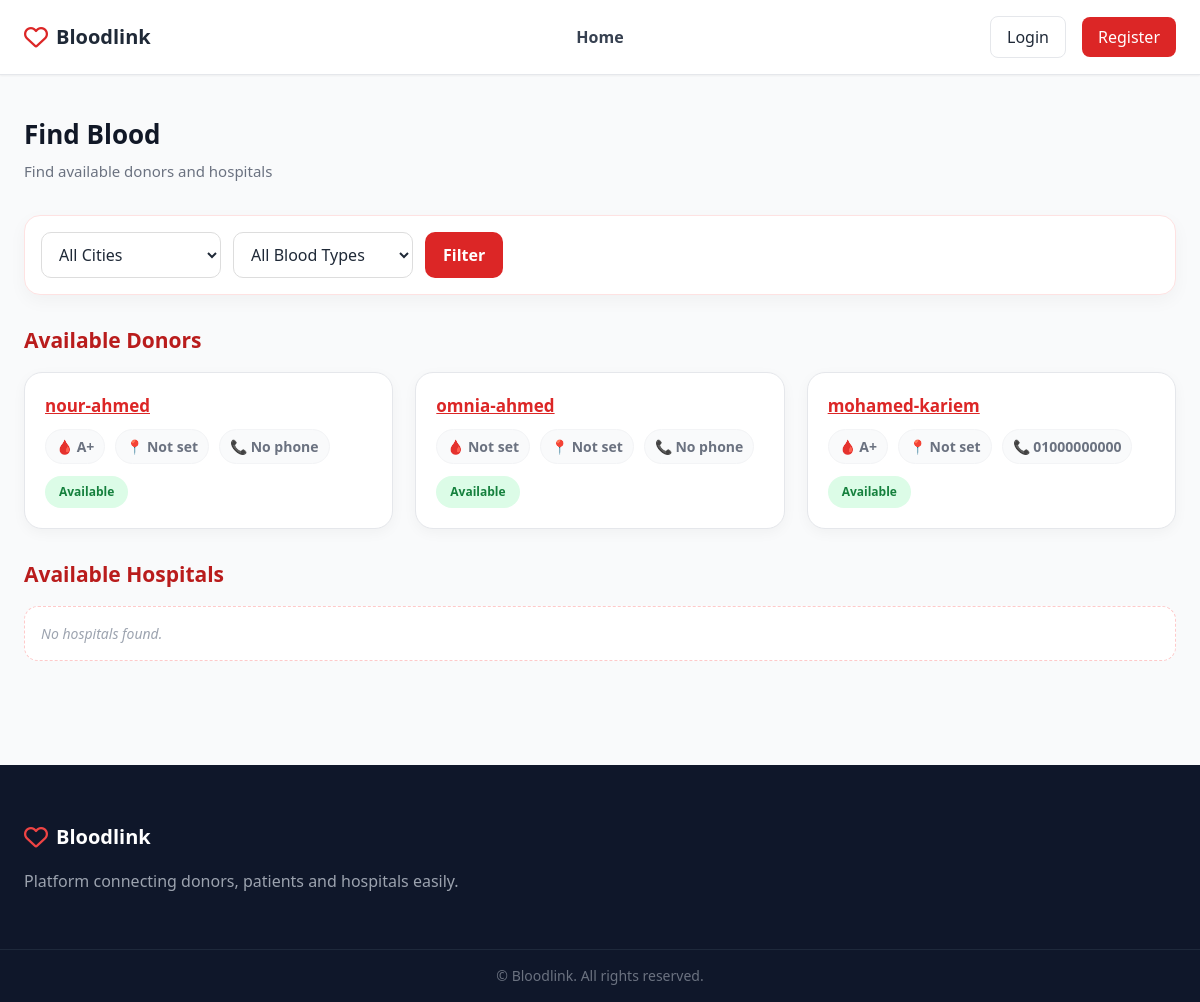
The page /donors/list/ on the database its author committed.
### donors/models.py (models this page shows, shortened)
class DonorProfile(models.Model):
    BLOOD_TYPES = [
        ('A+', 'A+'), ('A-', 'A-'),
        ('B+', 'B+'), ('B-', 'B-'),
        ('AB+', 'AB+'), ('AB-', 'AB-'),
        ('O+', 'O+'), ('O-', 'O-'),
    ]
    EGYPT_CITIES = [
    ("Cairo", "Cairo"),
    ("Alexandria", "Alexandria"),
    ("Giza", "Giza"),
    ("Shubra El Kheima", "Shubra El Kheima"),
    ("Port Said", "Port Said"),
    ("Suez", "Suez"),
    ("Luxor", "Luxor"),
    ("Aswan", "Aswan"),
    ("Asyut", "Asyut"),
    ("Mansoura", "Mansoura"),
    ("Tanta", "Tanta"),
    ("Zagazig", "Zagazig"),
    ("Ismailia", "Ismailia"),
    ("Faiyum", "Faiyum"),
    ("Damietta", "Damietta"),
    ("Minya", "Minya"),
    ("Beni Suef", "Beni Suef"),
    ("Qena", "Qena"),
    ("Sohag", "Sohag"),
    ("Hurghada", "Hurghada"),
    ("Sharm El Sheikh", "Sharm El Sheikh"),
   ]
    user = models.OneToOneField(settings.AUTH_USER_MODEL, on_delete=models.CASCADE)
    full_name = models.CharField(max_length=150, blank=True)
    phone = models.CharField(max_length=30, blank=True)
    date_of_birth = models.DateField(null=True, blank=True)
    address = models.CharField(max_length=255, blank=True)
    city = models.CharField(
    max_length=100,
    choices=EGYPT_CITIES,
    blank=True,
    null=True
   )
    blood_type = models.CharField(max_length=5, choices=BLOOD_TYPES, blank=True, null=True)
    weight_kg = models.PositiveIntegerField(null=True, blank=True)
    last_donation_date = models.DateField(null=True, blank=True)
    medical_conditions = models.TextField(blank=True)
    allergies = models.TextField(blank=True)
    is_available = models.BooleanField(default=True)
    max_distance_km = models.PositiveIntegerField(default=15)
    latitude = models.DecimalField(max_digits=18, decimal_places=6, null=True, blank=True)
    longitude = models.DecimalField(max_digits=18, decimal_places=6, null=True, blank=True)

### donors/views.py (the view)
# urls.py: path("list/", views.donor_list, name="donor_list"),  # ✅ الجديد
def donor_list(request):
    city = request.GET.get("city")
    blood_type = request.GET.get("blood_type")
    donors = DonorProfile.objects.select_related("user").exclude(
        user__patient_profile__isnull=False,
    ).exclude(
        user__hospital_profile__isnull=False,
    ).filter(
        is_available=True,
        user__is_staff=False,
        user__is_superuser=False,
    )
    if blood_type:
        donors = donors.filter(blood_type=blood_type)
    if city:
        donors = donors.filter(city=city)
    from hospitals.models import HospitalProfile, BloodUnit
    hospitals_qs = HospitalProfile.objects.all()
    if city:
        hospitals_qs = hospitals_qs.filter(city__icontains=city)
    if blood_type:
        hospitals_qs = hospitals_qs.filter(
            blood_units__status=BloodUnit.Status.AVAILABLE,
            blood_units__blood_type=blood_type,
        ).distinct()
    else:
        hospitals_qs = hospitals_qs.filter(
            blood_units__status=BloodUnit.Status.AVAILABLE
        ).distinct()
    hospitals = hospitals_qs.order_by("hospital_name")
    return render(request, "accounts/find_blood.html", {
        "donors": donors,
        "hospitals": hospitals,
        "selected_city": city,
        "selected_blood": blood_type,
        "blood_types": BLOOD_TYPES,
        "egypt_cities": EGYPT_CITIES,
    })

### accounts/context_processors.py (called while the page is built, shortened)
def notification_count(request):
    if not request.user.is_authenticated:
        return {'notification_count': 0}

### accounts/views.py (called while the page is built, shortened)
def base_context(request):
    if not request.user.is_authenticated:
        return {}
    return {
        'is_donor': hasattr(request.user, 'donor_profile'),
        'is_patient': hasattr(request.user, 'patient_profile'),
        'is_hospital': hasattr(request.user, 'hospital_profile'),
    }

def user_type(request):
    if not request.user.is_authenticated:
        return {}

### templates/accounts/find_blood.html (shortened to what this page needs)
{% extends "base.html" %}
{% block content %}
<div class="mb-8">
  <div class="page-title">Find Blood</div>
  <div class="text-muted">
      Find available donors and hospitals
  </div>
</div>
<form method="GET" class="filter-box">
  <select name="city">
    <option value="">All Cities</option>
  </select>
  <select name="blood_type">
    <option value="">All Blood Types</option>
  </select>
  <button type="submit">
      Filter
  </button>
</form>
<div class="section-title">
    Available Donors
</div>
<div class="grid grid-2">
  {% for d in donors %}
  <div class="card">
    <div>
      <p class="name clickable-name"
         data-toggle="donor"
         data-id="{{ d.id }}">
        {{ d.full_name|default:d.user.username }}
      </p>
      <p class="info">
        <span>🩸 {{ d.blood_type|default:"Not set" }}</span>
        <span>📍 {{ d.city|default:"Not set" }}</span>
        <span>📞 {{ d.phone|default:"No phone" }}</span>
      </p>
    </div>
    <span class="badge badge-green">
        Available
    </span>
  </div>
  {% empty %}
    <p class="empty-state">
        No available donors found.
    </p>
  {% endfor %}
</div>
<div class="section-title">
    Available Hospitals
</div>
<div class="grid grid-2">
  {% for h in hospitals %}
  <div class="card">
    <div>
      <p class="name clickable-name"
         data-toggle="hospital"
         data-id="{{ h.id }}">
        {{ h.hospital_name }}
      </p>
      <p class="info">
        <span>🏥 Hospital</span>
        <span>📍 {{ h.city|default:"Not set" }}</span>
        <span>📞 {{ h.phone|default:"No phone" }}</span>
      </p>
      <div id="hospital-{{ h.id }}"
           class="details-box">
        <p>
          <strong>Address:</strong>
          {{ h.address|default:"No address" }}
        </p>
        <p>
          <strong>Phone:</strong>
          {{ h.phone|default:"No phone" }}
        </p>
        {% if h.latitude and h.longitude %}
          <a href="https://www.google.com/maps?q={{ h.latitude }},{{ h.longitude }}"
             target="_blank"
             class="btn-small">
            Get Location
          </a>
        {% else %}
          <p>No location available</p>
        {% endif %}
        <form method="post"
              action="{% url 'request_hospital' h.id %}"
              class="request-form">
          {% csrf_token %}
          <input type="datetime-local" name="scheduled_time">
<select name="blood_type" required>
  <option value="">Select Blood Type</option>
  {% for bt in blood_types %}
    <option value="{{ bt }}" {% if bt == d.blood_type %}selected{% endif %}>{{ bt }}</option>
  {% endfor %}
</select>
<input type="number"
       name="required_units"
       min="1"
       value="1"
       placeholder="Blood bags needed">
          <select name="urgency">
            <option value="NORMAL">Normal</option>
            <option value="URGENT">Urgent</option>
            <option value="CRITICAL">Critical</option>
          </select>
          <button type="submit" class="btn-small">
            Send Request
          </button>
        </form>
      </div>
    </div>
    <span class="badge badge-green">
        Registered
    </span>
  </div>
  {% empty %}
    <p class="empty-state">
        No hospitals found.
    </p>
  {% endfor %}
</div>
{% endblock %}

### templates/base.html (shortened to what this page needs)
<!doctype html>
<html lang="en">
  <head>
    <script src="https://cdn.tailwindcss.com"></script>
    <link
      href="https://cdnjs.cloudflare.com/ajax/libs/font-awesome/6.4.0/css/all.min.css"
      rel="stylesheet"
    />
  </head>
  <body class="bg-gray-50 text-gray-800">
    <header class="bg-white border-b shadow-sm">
      <div
        class="max-w-7xl mx-auto px-6 py-4 flex justify-between items-center relative"
      >
        <div class="flex items-center gap-2">
          <i class="fa-regular fa-heart text-red-600 text-2xl"></i>
          <span class="text-xl font-bold">Bloodlink</span>
        </div>
        <nav id="mobileMenu" class="font-medium">
          <a href="{% url 'home' %}" class="nav-link"> Home </a>
        </nav>
        <div class="flex items-center gap-4">
          {% if user.is_authenticated %}
          {% if user.is_authenticated %}
          <a href="{% if user.hospital_profile %}{% url 'hospital_alerts' %}{% elif user.donor_profile %}{% url 'donor_alerts' %}{% else %}{% url 'patient_dashboard' %}{% endif %}"
            class="relative inline-flex items-center justify-center w-10 h-10 rounded-full border bg-white shadow-sm hover:bg-gray-50 transition">
            <i class="fa-regular fa-bell text-gray-600 text-lg"></i>
            {% if notification_count > 0 %}
            <span class="absolute -top-1 -right-1 bg-red-600 text-white text-xs font-bold rounded-full min-w-[18px] h-[18px] flex items-center justify-center px-1 animate-pulse">
              {{ notification_count }}
            </span>
            {% endif %}
          </a>
          {% endif %}
          <div class="relative">
            <button
              onclick="toggleMenu()"
              class="flex items-center gap-3 px-4 py-2 rounded-full border bg-white shadow-sm"
            >
              <div
                class="w-8 h-8 bg-red-100 text-red-600 rounded-full flex items-center justify-center font-bold uppercase"
              >
                {{ user.username|first }}
              </div>
              <div class="text-left">
                <p class="text-sm font-semibold">Hi {{ user.username }}</p>
                <p class="text-xs text-gray-500">View account</p>
              </div>
              <i class="fa-solid fa-chevron-down text-xs text-gray-500"></i>
            </button>
            <div
              id="dropdownMenu"
              class="hidden absolute right-0 mt-2 w-56 bg-white border rounded-lg shadow-lg z-50"
            >
              {% if user.donor_profile %}
              <a
                href="{% url 'donor_dashboard' %}"
                class="block px-4 py-2 hover:bg-gray-100"
                >Dashboard</a
              >
              <a
                href="{% url 'donor_profile' %}"
                class="block px-4 py-2 hover:bg-gray-100"
                >Edit Profile</a
              >
              {% elif user.patient_profile %}
              <a
                href="{% url 'patient_dashboard' %}"
                class="block px-4 py-2 hover:bg-gray-100"
                >Dashboard</a
              >
              <a
                href="{% url 'patient_profile' %}"
                class="block px-4 py-2 hover:bg-gray-100"
                >Edit Profile</a
              >
              {% elif user.hospital_profile %}
              <a
                href="{% url 'hospital_dashboard' %}"
                class="block px-4 py-2 hover:bg-gray-100"
                >Dashboard</a
              >
              <a
                href="{% url 'hospital_edit_profile' %}"
                class="block px-4 py-2 hover:bg-gray-100"
                >Edit Profile</a
              >
              {% endif %}
              <div class="border-t"></div>
              <form method="post" action="{% url 'logout' %}">
                {% csrf_token %}
                <button
                  class="w-full text-left px-4 py-2 text-red-600 hover:bg-gray-100"
                >
                  Logout
                </button>
              </form>
            </div>
          </div>
          {% else %}
          <a
            href="{% url 'login' %}"
            class="px-4 py-2 border rounded-lg hover:bg-gray-100"
          >
            Login
          </a>
          <a
            href="{% url 'register_choice' %}"
            class="px-4 py-2 bg-red-600 text-white rounded-lg hover:bg-red-700"
          >
            Register
          </a>
          {% endif %}
        </div>
      </div>
    </header>
    <main class="max-w-7xl mx-auto px-6 py-10">
      {% block content %}{% endblock %}
    </main>
    <footer class="bg-slate-900 text-gray-300 mt-16">
      <div class="max-w-7xl mx-auto px-6 py-14">
        <div class="flex items-center gap-2 mb-4">
          <i class="fa-regular fa-heart text-red-500 text-2xl"></i>
          <span class="text-xl font-bold text-white">Bloodlink</span>
        </div>
        <p class="text-gray-400">
          Platform connecting donors, patients and hospitals easily.
        </p>
      </div>
      <div
        class="border-t border-slate-800 text-gray-500 text-sm text-center py-4"
      >
        © {{ now|date:"Y" }} Bloodlink. All rights reserved.
      </div>
    </footer>
  </body>
</html>

### templates/base.html (style rules this page uses)
.nav-link { display: block; padding: 8px 14px; font-weight: 600; color: #374151; transition: 0.3s; border-radius: 10px; }
@media (min-width: 1025px) { #mobileMenu { display: flex !important; flex-direction: row; gap: 18px; align-items: center; justify-content: center; position: absolute; left: 50%; transform: translateX(-50%); top: 50%; translate: 0 -50%; width: auto; background: transparent; border: none; box-shadow: none; padding: 0; } }

### templates/accounts/find_blood.html (style rules this page uses)
body { overflow-x:hidden; background:#f9fafb; }
.page-title { font-size:26px; font-weight:800; color:#111827; }
.text-muted { color:#6b7280; margin-top:6px; font-size:15px; }
.filter-box { background:#fff; border:1px solid #fee2e2; border-radius:16px; padding:16px; display:flex; gap:12px; margin:18px 0 28px; flex-wrap:wrap; box-shadow:0 6px 18px rgba(0,0,0,.04); }
.filter-box select { padding:10px 13px; border:1px solid #ddd; border-radius:10px; outline:none; background:white; min-width:180px; }
.filter-box button { background:#dc2626; color:white; padding:10px 18px; border:none; border-radius:10px; cursor:pointer; font-weight:700; }
.section-title { font-size:21px; font-weight:800; color:#b91c1c; margin:30px 0 16px; }
.grid { display:grid; gap:22px; overflow:visible !important; }
.grid-2 { grid-template-columns:repeat(auto-fit,minmax(300px,1fr)); align-items:start; }
.card { background:#fff; border:1px solid #e5e7eb; border-radius:18px; padding:20px; display:block; transition:.25s; position:relative; overflow:visible !important; box-shadow:0 4px 14px rgba(0,0,0,.04); height:auto; min-height:0; }
.card > div:first-child { width:100%; }
.name { font-weight:800; font-size:17px; color:#111827; margin-bottom:8px; }
.clickable-name { color:#dc2626; text-decoration:underline; cursor:pointer; }
.info { color:#6b7280; font-size:14px; margin-top:10px; display:flex; gap:10px; flex-wrap:wrap; }
.info span { background:#f9fafb; border:1px solid #f3f4f6; border-radius:999px; padding:6px 10px; font-weight:600; }
.badge { display:inline-block; margin-top:12px; padding:7px 14px; border-radius:999px; font-size:12px; font-weight:800; white-space:nowrap; }
.badge-green { background:#dcfce7; color:#15803d; }
.empty-state { color:#9ca3af; font-size:14px; font-style:italic; background:white; border:1px dashed #fecaca; border-radius:14px; padding:16px; }

### rows shown on the page
DonorProfile: full_name "nour-ahmed", blood_type "A+", city "Not set", phone "No phone"
DonorProfile: full_name "omnia-ahmed", blood_type "Not set", city "Not set", phone "No phone"
DonorProfile: full_name "mohamed-kariem", blood_type "A+", city "Not set", phone "01000000000"
